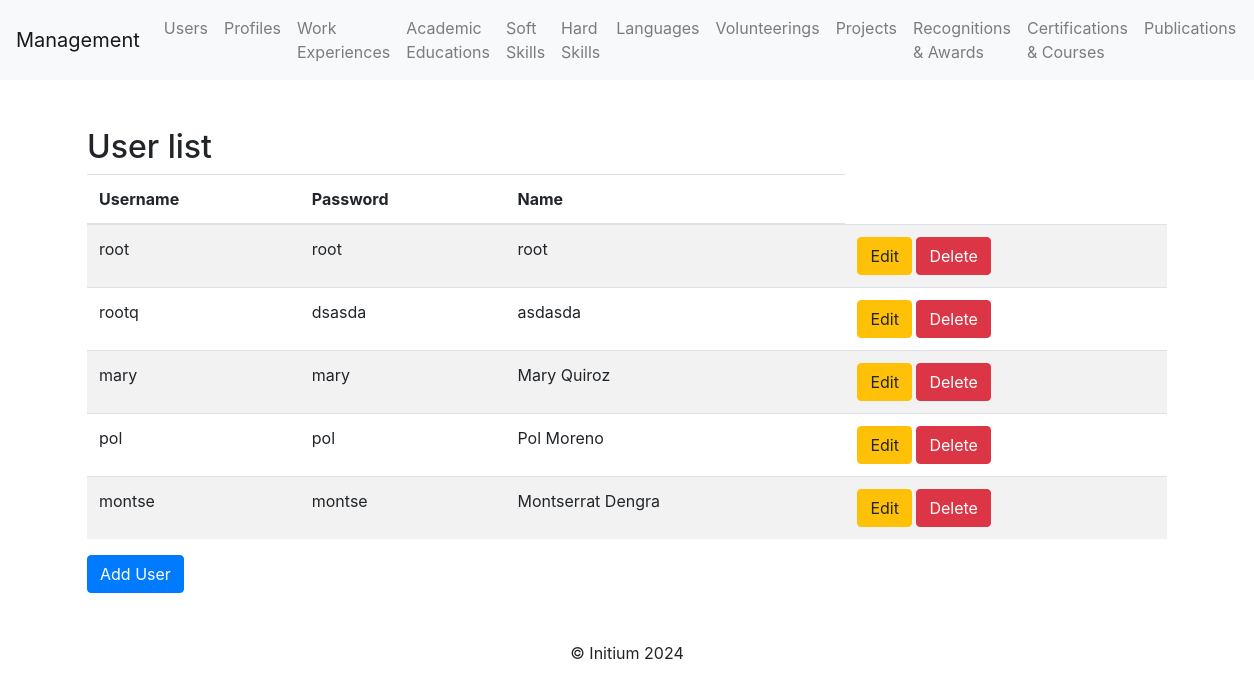
The app's page /users/, older data.
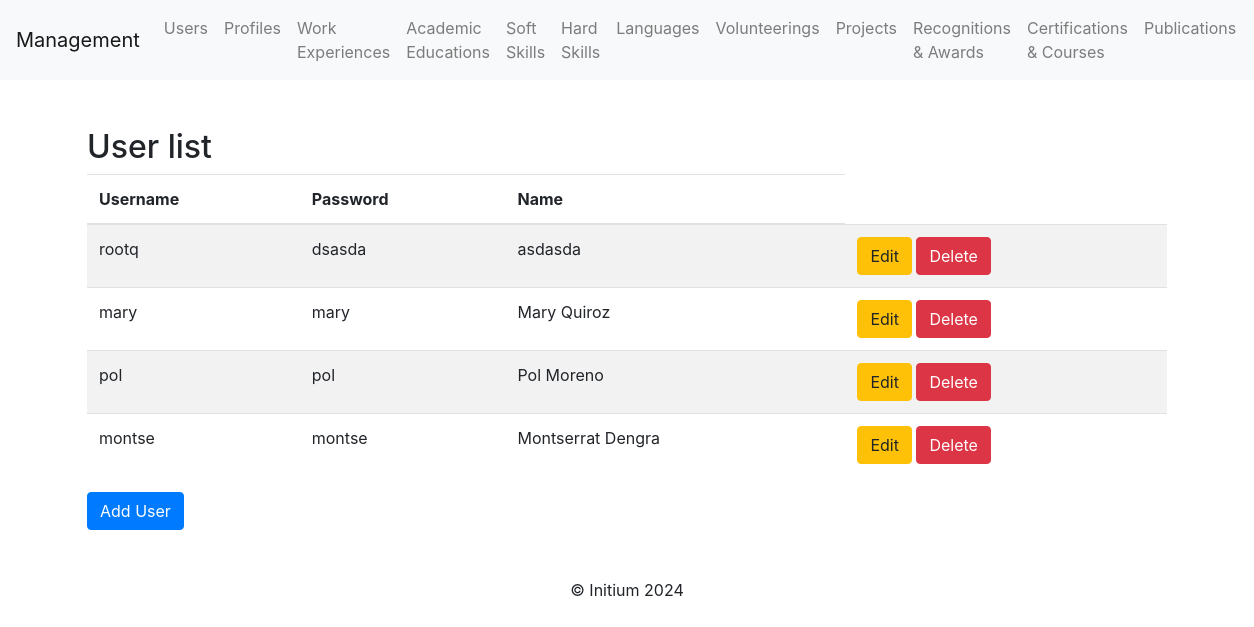
The same page, newer data.
### profile_cv/models.py (models this page shows)
class User(models.Model):
    username = models.CharField(max_length=150, unique=True)  # Unique username
    password = models.CharField(max_length=128)  # User password
    name = models.CharField(max_length=255)  # Full name of the user

### profile_cv/views.py (the view)
# urls.py: path('users/', user_list, name='user_list'),
def user_list(request):
    users = User.objects.all()
    return render(request, "user/user_list.html", {"users": users})

### profile_cv/templates/user/user_list.html (shortened to what this page needs)
{% extends 'base.html' %}
{% block content %}
<div class="container mt-5">
    <h2>User list</h2>
    <table class="table table-striped">
        <thead>
            <tr>
                <th>Username</th>
                <th>Password</th>
                <th>Name</th>
            </tr>
        </thead>
        <tbody>
            {% for user in users %}
            <tr>
                <td>{{ user.username }}</td>
                <td>{{ user.password }}</td>
                <td>{{ user.name }}</td>
                <td>
                    <a class="btn btn-warning" href="{% url 'user_update' user.pk %}">Edit</a>
                    <a class="btn btn-danger" href="{% url 'user_delete' user.pk %}">Delete</a>
                </td>
            </tr>
            {% empty %}
            <tr>
                <td colspan="4">No Users found.</td>
            </tr>
            {% endfor %}
        </tbody>
    </table>
    <a class="btn btn-primary" href="{% url 'user_create' %}">Add User</a>
</div>
{% endblock %}

### profile_cv/templates/base.html (shortened to what this page needs)
<!DOCTYPE html>
<html lang="en">
<head>
    <link href="https://stackpath.bootstrapcdn.com/bootstrap/4.5.2/css/bootstrap.min.css" rel="stylesheet">
</head>
<body>
    <nav class="navbar navbar-expand-lg navbar-light bg-light">
        <a class="navbar-brand" href="/">Management</a>
        <div class="collapse navbar-collapse">
    <ul class="navbar-nav mr-auto">
        <li class="nav-item"><a class="nav-link" href="{% url 'user_list' %}">Users</a></li>
        <li class="nav-item"><a class="nav-link" href="{% url 'profile_list' %}">Profiles</a></li>
        <li class="nav-item"><a class="nav-link" href="{% url 'work_experience_list' %}">Work Experiences</a></li>
        <li class="nav-item"><a class="nav-link" href="{% url 'academic_education_list' %}">Academic Educations</a></li>
        <li class="nav-item"><a class="nav-link" href="{% url 'soft_skill_list' %}">Soft Skills</a></li>
        <li class="nav-item"><a class="nav-link" href="{% url 'hard_skill_list' %}">Hard Skills</a></li>
        <li class="nav-item"><a class="nav-link" href="{% url 'language_list' %}">Languages</a></li>
        <li class="nav-item"><a class="nav-link" href="{% url 'volunteering_list' %}">Volunteerings</a></li>
        <li class="nav-item"><a class="nav-link" href="{% url 'project_list' %}">Projects</a></li>
        <li class="nav-item"><a class="nav-link" href="{% url 'recognition_award_list' %}">Recognitions & Awards</a></li>
        <li class="nav-item"><a class="nav-link" href="{% url 'certification_course_list' %}">Certifications & Courses</a></li>
        <li class="nav-item"><a class="nav-link" href="{% url 'publication_list' %}">Publications</a></li>
    </ul>
</div>
    </nav>
    <div class="container mt-4">
        {% block content %}
        {% endblock %}
    </div>
    <footer class="text-center mt-5">
        <p>&copy; Initium 2024</p>
    </footer>
</body>
</html>

Row changes from the older to the newer data that the page shows:
removed User: username "root", password "root", name "root"
